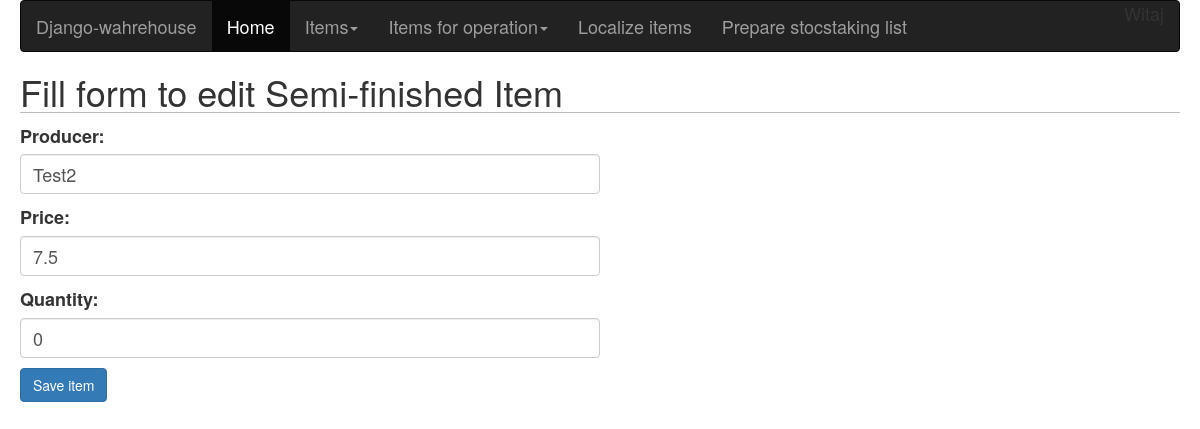
Before: /warehouse/semi-finisheditem/test/edit/ (signed in) with the older database file.
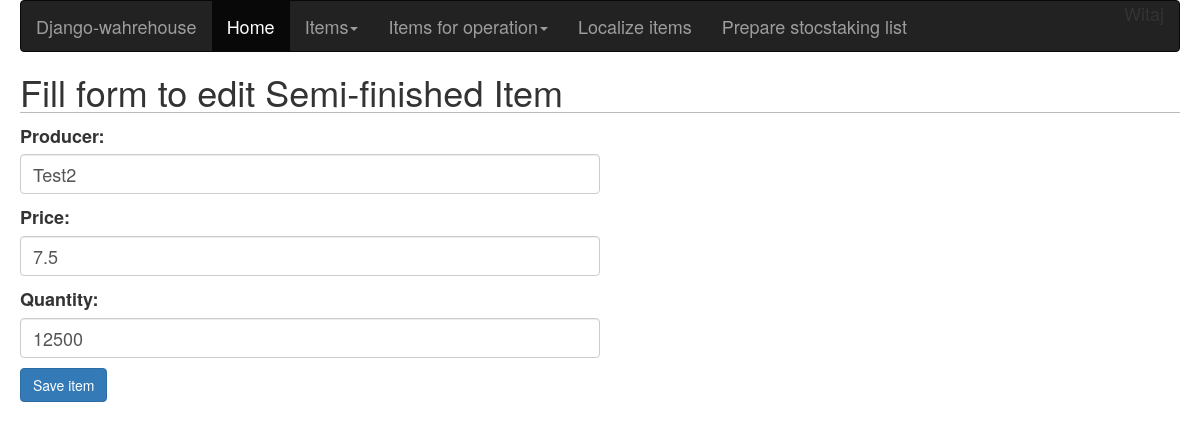
After: the same page with the newer database file.
### warehouse/models.py (models this page shows, shortened)
class SemiFinishedItem(models.Model):
    name = models.CharField(max_length=255)
    slug = models.SlugField(blank=True)
    quantity = models.PositiveIntegerField(default=0)
    category = models.ForeignKey(Category)
    producer = models.CharField(max_length=50)
    price = models.FloatField()

### warehouse/views.py (the view)
# urls.py: url(r'^semi-finisheditem/(?P<slug>[-\w]+)/edit/$', semi_finished_item_edit_view, name='semi_finished_item_edit'),
@login_required
def semi_finished_item_edit_view(request, slug):
    item = SemiFinishedItem.objects.get(slug=slug)
    if request.method == 'POST':
        edit_item_form = SemiFinishedItemEditForm(instance=item, data=request.POST)
        if edit_item_form.is_valid():
            edit_item_form.save()
            return redirect(item.get_absolute_url())
    else:
        edit_item_form = SemiFinishedItemEditForm(instance=item)
    return render(request, 'products_html/semi_finished_item_edit.html', {'edit_item_form': edit_item_form})

### warehouse/forms.py
class SemiFinishedItemEditForm(forms.ModelForm):
    def __init__(self, *args, **kwargs):
        super(SemiFinishedItemEditForm, self).__init__(*args, **kwargs)
        for field in iter(self.fields):
            self.fields[field].widget.attrs.update({
                'class': 'form-control'
            })
    class Meta:
        model = SemiFinishedItem
        fields = ('producer', 'price', 'quantity')
        exclude = ('name', 'category')

### warehouse/templates/products_html/semi_finished_item_edit.html (shortened to what this page needs)
{% extends "base.html" %}
{% block content %}
<h1>Fill form to edit Semi-finished Item</h1>
    <form action="." method="post">
    {{ edit_item_form.as_p }}
    <p><input class="btn btn-primary" type="submit" value="Save item"></p>
</form>
{% endblock %}

Changed rows visible on the page:
changed SemiFinishedItem "Test2": quantity "0" → "12500"
